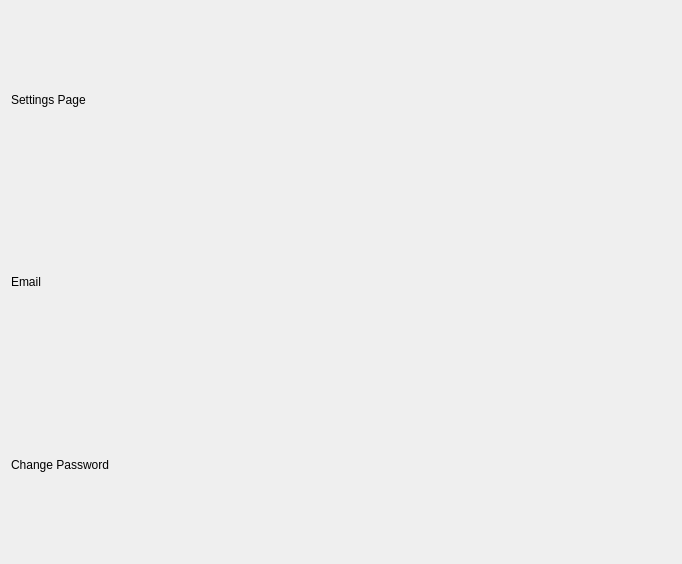
<?xml version="1.0" encoding="UTF-8"?>
<ui version="4.0">
 <class>SettingsPage</class>
 <widget class="QWidget" name="SettingsPage">
  <property name="geometry">
   <rect>
    <x>0</x>
    <y>0</y>
    <width>682</width>
    <height>564</height>
   </rect>
  </property>
  <property name="windowTitle">
   <string>Form</string>
  </property>
  <layout class="QVBoxLayout" name="verticalLayout">
   <item>
    <widget class="QLabel" name="pageLabel">
     <property name="text">
      <string>Settings Page</string>
     </property>
    </widget>
   </item>
   <item>
    <widget class="QLabel" name="nameLabel">
     <property name="text">
      <string>Email</string>
     </property>
    </widget>
   </item>
   <item>
    <widget class="QLabel" name="label">
     <property name="text">
      <string>Change Password</string>
     </property>
    </widget>
   </item>
  </layout>
 </widget>
 <resources/>
 <connections/>
</ui>
